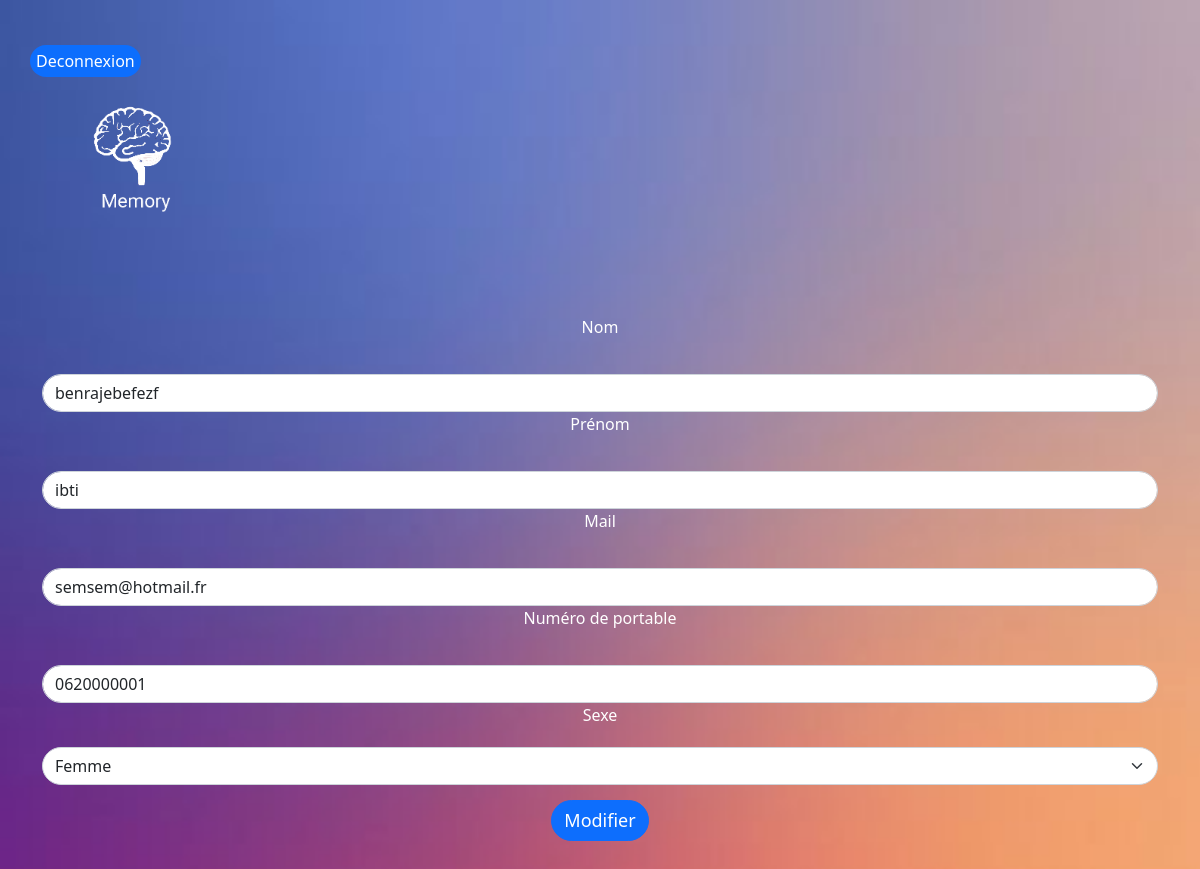
/modifiercontact.php?id=39 (signed in), run on the app's committed database.
### tables this page shows
CREATE TABLE `contact` (
  `Id` int(10) UNSIGNED NOT NULL,
  `Id_utilisateur` int(10) DEFAULT NULL,
  `Nom` varchar(40) NOT NULL,
  `Prenom` varchar(40) NOT NULL,
  `Telportable` varchar(20) NOT NULL,
  `Mail` varchar(50) NOT NULL,
  `Sexe` varchar(40) NOT NULL
);

### modifiercontact.php (the view, shortened to what this page needs)
<!DOCTYPE html>
<html lang="fr,en">
<head>
    <link href="https://cdn.jsdelivr.net/npm/bootstrap@5.1.3/dist/css/bootstrap.min.css" rel="stylesheet">
    <link href="./memory.css" rel="stylesheet">
    <button><a href="deconnexion.php">Deconnexion</a></button>
</head>
<body>
<?php
require 'initialisation.php';
try {
    $tri = "SELECT * From Contact where Id= ".$_GET['id'];
    $sth = $conn->prepare($tri);
    $sth->execute();
    $result = $sth->fetch();
}
catch (PDOException $e) {
    echo 'Impossible de traiter les données. Erreur : ' . $e->getMessage();
}
?>
    <div class="container">
    <a href="index.php"><img class="logo" src="images-memory\logomermory.png" alt="Logo memory"></a>
      <div class="row">
        <form action="modifier.php?id=<?php echo $result['Id']; ?>" method="post" class=" vertical-alignment">
            <div class="col-md-12">
              <label for="nom" class="form-label">Nom</label>
              <input type="text"  requierd pattern="^[A-Za-z '-]+$" class="form-control" name="nom" id="nom" placeholder="Nom" value="<?php echo $result['Nom'];  ?>"required maxlength="20">
            </div>
            <div class="col-md-12">
              <label for="prenom" class="form-label">Prénom</label>
              <input type="text"  requierd pattern="^[A-Za-z '-]+$" class="form-control" name="prenom" id="prenom" placeholder="Prénom" value="<?php echo $result['Prenom']; ?>"required maxlength="20">
            </div>
            <div class="col-md-12">
              <label for="mail" class="form-label">Mail</label>
              <input type="email" requierd pattern="^[A-Za-z]+@{1}[A-Za-z]+\.{1}[A-Za-z]{2,}$" class="form-control" name="mail" id="mail" placeholder="E-mail" value=" <?php echo $result['Mail']; ?>" required>
            </div>
            <div class="col-md-12">
              <label for="telportable" class="form-label">Numéro de portable</label>
              <input type="tel" class="form-control" name="telportable" id="telportable" placeholder="01 23 45 67 89" minlength="9" maxlength="14" required value="<?php echo $result['Telportable']; ?>">
            </div>
            <div class="col-md-12">
              <label for="inputState" class="form-label">Sexe</label>
              <select id="inputState" name="sexe" class="form-select">
                <option value="femme" <?php if ($result['Sexe'] == 'femme'){ echo "selected";} ?>>Femme</option>
              </select>
            </div>
            <div class="col-md-12">
              <button type="envoyer" class="btn btn-primary">Modifier</button>
            </div>
          </form>
          </div>
</div>
</body>
</html>

### memory.css (style rules this page uses)
:root { --primary:#ffffff; --primarylien:hsl(226, 39%, 49%); }
body { background-image: url("./images-memory/background.jpg") ; background-repeat: no-repeat; background-size: cover; padding: 30px; background-color: #fcfcfc; }
form { margin: 0 auto; width: 400px; text-align: center; }
.logo { margin-bottom: 100px; width: 180px; margin-right : 0 auto; }
a { color : var(--primary); text-decoration : none; }
.form-control { border-radius: 5rem; }
.form-select { border-radius: 5rem; }
.form-label { color:var(--primary); margin-bottom: 20px; }
.btn-primary { border-radius: 5rem; font-size: large; border-radius: 5rem; font-size: large; margin-top: 15px; text-align: center; }
button { border-radius: 5rem; font-size: smol; margin-top: 15px; background-color: #0d6efd; line-height: 30px; border:#0d6efd; text-align: center; }
input { border-radius: 5rem; font-size: smol; margin-top: 15px; background-color: #0d6efd; line-height: 30px; border:#0d6efd; color: white; }

### data on the page
contact: nom "benrajebefezf", prenom "ibti", mail "semsem@hotmail.fr", telportable "0620000001", sexe "Femme"
